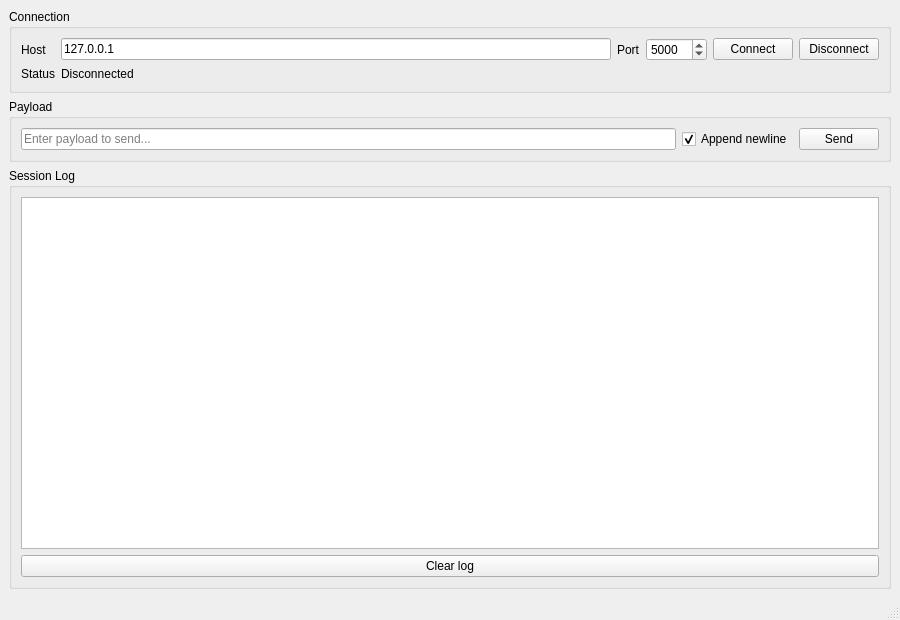
<?xml version="1.0" encoding="UTF-8"?>
<ui version="4.0">
 <class>MainWindow</class>
 <widget class="QMainWindow" name="MainWindow">
  <property name="geometry">
   <rect>
    <x>0</x>
    <y>0</y>
    <width>900</width>
    <height>620</height>
   </rect>
  </property>
  <property name="windowTitle">
   <string>TCP Client Simulator (Qt)</string>
  </property>
  <widget class="QWidget" name="centralwidget">
   <layout class="QVBoxLayout" name="verticalLayout">
    <item>
     <widget class="QGroupBox" name="connectionGroupBox">
      <property name="title">
       <string>Connection</string>
      </property>
      <layout class="QGridLayout" name="gridLayout">
       <item row="0" column="0">
        <widget class="QLabel" name="hostLabel">
         <property name="text">
          <string>Host</string>
         </property>
        </widget>
       </item>
       <item row="0" column="1">
        <widget class="QLineEdit" name="hostLineEdit">
         <property name="text">
          <string>127.0.0.1</string>
         </property>
        </widget>
       </item>
       <item row="0" column="2">
        <widget class="QLabel" name="portLabel">
         <property name="text">
          <string>Port</string>
         </property>
        </widget>
       </item>
       <item row="0" column="3">
        <widget class="QSpinBox" name="portSpinBox">
         <property name="maximum">
          <number>65535</number>
         </property>
         <property name="value">
          <number>5000</number>
         </property>
        </widget>
       </item>
       <item row="0" column="4">
        <widget class="QPushButton" name="connectButton">
         <property name="text">
          <string>Connect</string>
         </property>
        </widget>
       </item>
       <item row="0" column="5">
        <widget class="QPushButton" name="disconnectButton">
         <property name="text">
          <string>Disconnect</string>
         </property>
        </widget>
       </item>
       <item row="1" column="0">
        <widget class="QLabel" name="connectionStatusLabel">
         <property name="text">
          <string>Status</string>
         </property>
        </widget>
       </item>
       <item row="1" column="1" colspan="5">
        <widget class="QLabel" name="connectionStatusValueLabel">
         <property name="text">
          <string>Disconnected</string>
         </property>
        </widget>
       </item>
      </layout>
     </widget>
    </item>
    <item>
     <widget class="QGroupBox" name="payloadGroupBox">
      <property name="title">
       <string>Payload</string>
      </property>
      <layout class="QHBoxLayout" name="horizontalLayout">
       <item>
        <widget class="QLineEdit" name="payloadLineEdit">
         <property name="placeholderText">
          <string>Enter payload to send...</string>
         </property>
        </widget>
       </item>
       <item>
        <widget class="QCheckBox" name="appendNewlineCheckBox">
         <property name="text">
          <string>Append newline</string>
         </property>
         <property name="checked">
          <bool>true</bool>
         </property>
        </widget>
       </item>
       <item>
        <widget class="QPushButton" name="sendButton">
         <property name="text">
          <string>Send</string>
         </property>
        </widget>
       </item>
      </layout>
     </widget>
    </item>
    <item>
     <widget class="QGroupBox" name="logGroupBox">
      <property name="title">
       <string>Session Log</string>
      </property>
      <layout class="QVBoxLayout" name="verticalLayout_2">
       <item>
        <widget class="QTextEdit" name="logTextEdit">
         <property name="readOnly">
          <bool>true</bool>
         </property>
        </widget>
       </item>
       <item>
        <widget class="QPushButton" name="clearLogButton">
         <property name="text">
          <string>Clear log</string>
         </property>
        </widget>
       </item>
      </layout>
     </widget>
    </item>
   </layout>
  </widget>
  <widget class="QMenuBar" name="menubar">
   <property name="geometry">
    <rect>
     <x>0</x>
     <y>0</y>
     <width>900</width>
     <height>24</height>
    </rect>
   </property>
  </widget>
  <widget class="QStatusBar" name="statusbar"/>
 </widget>
 <resources/>
 <connections/>
</ui>
